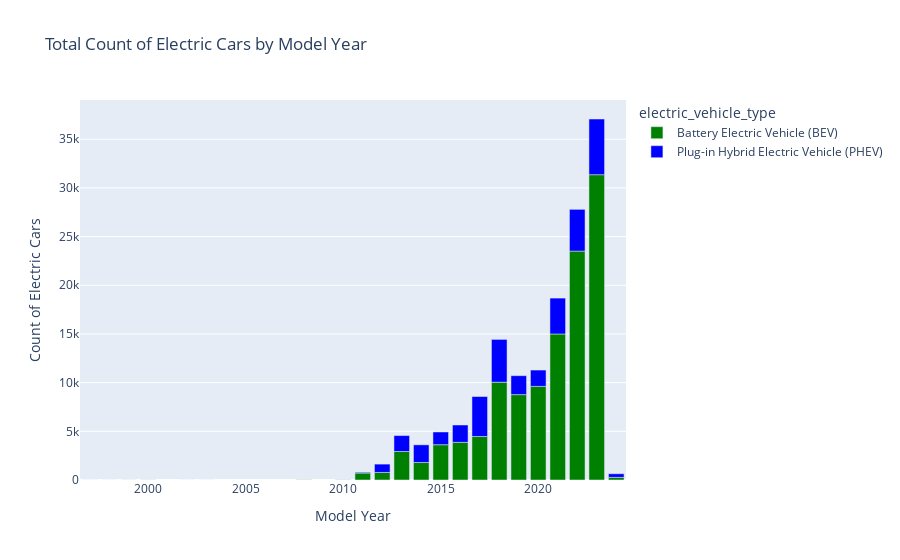

Notebook code for this chart:
### Markdown cell above
### Instructions

Run the code and check that the plot is correct.

- Run the bar plot code generated by GPT.
- _Check that the output is suitable. If not, try changing your prompt in the previous task to improve the output (this is prompt engineering, which you'll see more of in the next code-along project in the series)._

### Code cell
# Paste the code generated by GPT and run it

# This time GPT gave a correct answer

import plotly.express as px

# Group the dataset by model year and electric vehicle type, and sum the number of cars for each combination
model_year_counts = electric_cars.groupby(['model_year', 'electric_vehicle_type']).sum('n_cars').reset_index()

# Plot the bar plot using Plotly Express
fig = px.bar(model_year_counts, x='model_year', y='n_cars', color='electric_vehicle_type',
             title='Total Count of Electric Cars by Model Year',
             labels={'model_year': 'Model Year', 'n_cars': 'Count of Electric Cars'},
             color_discrete_map={'Plug-in Hybrid Electric Vehicle (PHEV)': 'blue',
                                 'Battery Electric Vehicle (BEV)': 'green'})

# Show the plot
fig.show()

### Figure 1 — Plotly figure (JSON) as saved in the notebook; plotly's stock layout.template omitted (floating-point values rounded to 4 significant figures)
{"data": [{"alignmentgroup": "True", "hovertemplate": "electric_vehicle_type=Battery Electric Vehicle (BEV)<br>Model Year=%{x}<br>Count of Electric Cars=%{y}<extra></extra>", "legendgroup": "Battery Electric Vehicle (BEV)", "marker": {"color": "green", "pattern": {"shape": ""}}, "name": "Battery Electric Vehicle (BEV)", "offsetgroup": "Battery Electric Vehicle (BEV)", "orientation": "v", "showlegend": true, "textposition": "auto", "x": [1997, 1998, 1999, 2000, 2002, 2003, 2008, 2010, 2011, 2012, 2013, 2014, 2015, 2016, 2017, 2018, 2019, 2020, 2021, 2022, 2023, 2024], "xaxis": "x", "y": [1, 1, 4, 8, 2, 1, 18, 21, 718, 776, 2926, 1796, 3625, 3867, 4466, 10046, 8771, 9617, 14998, 23511, 31360, 271], "yaxis": "y", "type": "bar"}, {"alignmentgroup": "True", "hovertemplate": "electric_vehicle_type=Plug-in Hybrid Electric Vehicle (PHEV)<br>Model Year=%{x}<br>Count of Electric Cars=%{y}<extra></extra>", "legendgroup": "Plug-in Hybrid Electric Vehicle (PHEV)", "marker": {"color": "blue", "pattern": {"shape": ""}}, "name": "Plug-in Hybrid Electric Vehicle (PHEV)", "offsetgroup": "Plug-in Hybrid Electric Vehicle (PHEV)", "orientation": "v", "showlegend": true, "textposition": "auto", "x": [2010, 2011, 2012, 2013, 2014, 2015, 2016, 2017, 2018, 2019, 2020, 2021, 2022, 2023, 2024], "xaxis": "x", "y": [3, 78, 857, 1639, 1817, 1309, 1783, 4108, 4395, 1945, 1677, 3686, 4288, 5719, 371], "yaxis": "y", "type": "bar"}], "layout": {"xaxis": {"anchor": "y", "domain": [0, 1], "title": {"text": "Model Year"}}, "yaxis": {"anchor": "x", "domain": [0, 1], "title": {"text": "Count of Electric Cars"}}, "legend": {"title": {"text": "electric_vehicle_type"}, "tracegroupgap": 0}, "title": {"text": "Total Count of Electric Cars by Model Year"}, "barmode": "relative"}}
